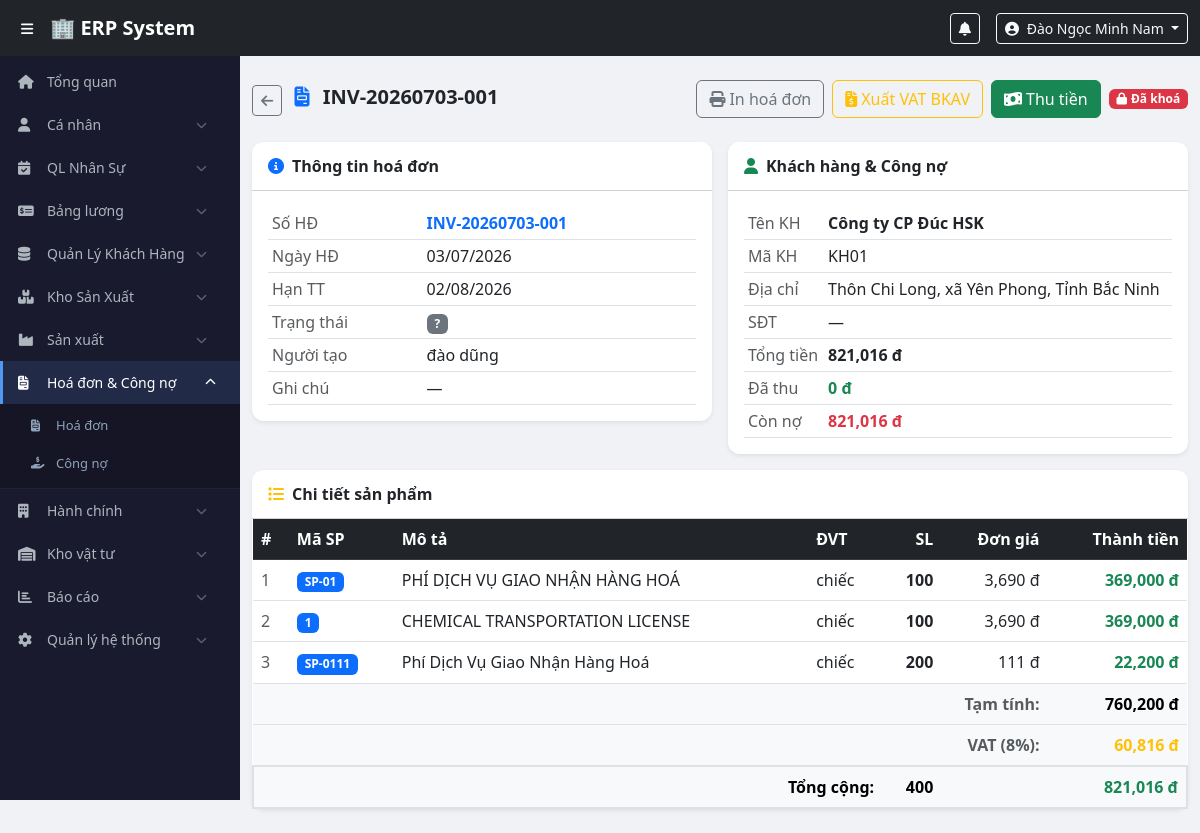
/modules/invoice/invoice_detail.php?id=38 (signed in), run on the app's committed database.
### tables this page shows
CREATE TABLE `invoices` (
  `id` int(11) NOT NULL,
  `invoice_no` varchar(30) NOT NULL,
  `invoice_date` date DEFAULT NULL,
  `due_date` date DEFAULT NULL,
  `customer_id` int(11) NOT NULL,
  `total_amount` decimal(15,0) NOT NULL DEFAULT 0,
  `subtotal` decimal(15,0) NOT NULL DEFAULT 0,
  `vat_rate` decimal(5,2) NOT NULL DEFAULT 0.00,
  `vat_amount` decimal(15,0) NOT NULL DEFAULT 0,
  `note` text DEFAULT NULL,
  `delivery_id` int(11) DEFAULT NULL,
  `status` enum('draft','unpaid','partial','paid','cancelled') DEFAULT 'unpaid',
  `created_by` int(11) DEFAULT NULL,
  `confirmed_by` int(11) DEFAULT NULL,
  `confirmed_at` timestamp NULL DEFAULT NULL,
  `created_at` timestamp NOT NULL DEFAULT current_timestamp(),
  `updated_at` timestamp NOT NULL DEFAULT current_timestamp() ON UPDATE current_timestamp(),
  `bkav_invoice_no` varchar(50) DEFAULT NULL COMMENT 'Số hoá đơn do BKAV cấp',
  `bkav_status` varchar(20) DEFAULT NULL COMMENT 'issued | error | null',
  `bkav_issued_at` datetime DEFAULT NULL COMMENT 'Thời điểm xuất thành công',
  `bkav_raw_response` text DEFAULT NULL COMMENT 'Raw response từ BKAV (debug)',
  `is_locked` tinyint(1) NOT NULL DEFAULT 0 COMMENT '1 = đã khoá, chỉ director sửa được',
  `locked_bkav_no` varchar(50) DEFAULT NULL COMMENT 'Số HĐ BKAV nhập khi khoá',
  `locked_bkav_date` date DEFAULT NULL COMMENT 'Ngày HĐ BKAV nhập khi khoá',
  `locked_at` datetime DEFAULT NULL,
  `locked_by` int(11) DEFAULT NULL
);

CREATE TABLE `users` (
  `id` int(11) NOT NULL,
  `employee_code` varchar(20) NOT NULL,
  `full_name` varchar(100) NOT NULL,
  `username` varchar(50) NOT NULL,
  `password_hash` varchar(255) NOT NULL,
  `email` varchar(100) DEFAULT NULL,
  `phone` varchar(20) DEFAULT NULL,
  `role_id` int(11) NOT NULL,
  `department_id` int(11) DEFAULT NULL,
  `is_active` tinyint(1) DEFAULT 1,
  `created_at` timestamp NOT NULL DEFAULT current_timestamp()
);

CREATE TABLE `customers` (
  `id` int(11) NOT NULL,
  `customer_code` varchar(30) DEFAULT NULL,
  `customer_name` varchar(200) NOT NULL,
  `address` text DEFAULT NULL,
  `tax_code` varchar(20) DEFAULT NULL COMMENT 'Mã số thuế',
  `vat_rate` tinyint(4) NOT NULL DEFAULT 8 COMMENT 'VAT mặc định (%)',
  `contact_person` varchar(100) DEFAULT NULL,
  `phone` varchar(20) DEFAULT NULL,
  `email` varchar(100) DEFAULT NULL,
  `is_active` tinyint(1) DEFAULT 1,
  `created_by` int(11) DEFAULT NULL,
  `created_at` timestamp NOT NULL DEFAULT current_timestamp(),
  `updated_at` timestamp NOT NULL DEFAULT current_timestamp() ON UPDATE current_timestamp()
);

CREATE TABLE `invoice_items` (
  `id` int(11) NOT NULL,
  `invoice_id` int(11) NOT NULL,
  `delivery_note_id` int(11) DEFAULT NULL,
  `delivery_note_item_id` int(11) DEFAULT NULL,
  `product_code_id` int(11) NOT NULL,
  `description` varchar(500) DEFAULT NULL,
  `unit` varchar(50) DEFAULT NULL,
  `quantity` decimal(15,2) NOT NULL DEFAULT 0.00,
  `unit_price` decimal(15,0) NOT NULL DEFAULT 0,
  `total_price` decimal(10,2) DEFAULT NULL
);

CREATE TABLE `product_codes` (
  `id` int(11) NOT NULL,
  `product_code` varchar(50) NOT NULL,
  `product_category` enum('finished_goods','raw_material','consumable','office','equipment','other') NOT NULL DEFAULT 'finished_goods',
  `description` varchar(500) NOT NULL,
  `unit` varchar(20) DEFAULT 'cái',
  `category` varchar(100) DEFAULT NULL,
  `is_active` tinyint(1) DEFAULT 1,
  `created_by` int(11) DEFAULT NULL,
  `created_at` timestamp NOT NULL DEFAULT current_timestamp(),
  `updated_at` timestamp NOT NULL DEFAULT current_timestamp() ON UPDATE current_timestamp()
);

### modules/invoice/invoice_detail.php (the view, shortened to what this page needs)
<?php
$pdo = getDBConnection();
$id  = (int)($_GET['id'] ?? 0);
$inv = $pdo->prepare("
    SELECT i.*, c.customer_name, c.customer_code, c.address, c.phone,
           u.full_name AS created_by_name
    FROM invoices i
    LEFT JOIN customers c ON i.customer_id = c.id
    LEFT JOIN users u     ON i.created_by  = u.id
    WHERE i.id = ?
");
$inv->execute([$id]);
$inv = $inv->fetch(PDO::FETCH_ASSOC);
$items = $pdo->prepare("
    SELECT ii.*, pc.product_code
    FROM invoice_items ii
    JOIN product_codes pc ON ii.product_code_id = pc.id
    WHERE ii.invoice_id = ?
    ORDER BY ii.id
");
$items->execute([$id]);
$items = $items->fetchAll(PDO::FETCH_ASSOC);
$payments = $pdo->prepare("
    SELECT dp.*, u.full_name AS created_by_name
    FROM debt_payments dp
    LEFT JOIN users u ON dp.created_by = u.id
    WHERE dp.invoice_id = ?
    ORDER BY dp.payment_date DESC
");
$payments->execute([$id]);
$payments = $payments->fetchAll(PDO::FETCH_ASSOC);
$totalPaid = array_sum(array_column($payments, 'amount'));
$debt      = $inv['total_amount'] - $totalPaid;
include $_SERVER['DOCUMENT_ROOT'] . '/erp/includes/header.php';
include $_SERVER['DOCUMENT_ROOT'] . '/erp/includes/sidebar.php';
?>
<div class="main-content">
<div class="container-fluid py-4">
    <div class="d-flex justify-content-between align-items-center mb-4">
        <div>
            <a href="index.php" class="btn btn-sm btn-outline-secondary me-2">
                <i class="fas fa-arrow-left"></i>
            </a>
            <span class="fs-5 fw-bold">
                <i class="fas fa-file-invoice me-2 text-primary"></i>
                <?= htmlspecialchars($inv['invoice_no']) ?>
            </span>
        </div>
        <div class="d-flex gap-2">
            <a href="/erp/api/invoice/print_invoice.php?id=<?= $id ?>"
               target="_blank" class="btn btn-outline-secondary">
                <i class="fas fa-print me-1"></i>In hoá đơn
            </a>
            <button class="btn btn-outline-warning btn-vat-detail"
                    data-id="<?= $id ?>"
                    data-bkav="<?= htmlspecialchars($inv['bkav_invoice_no'] ?? '') ?>"
                    title="Xuất hoá đơn VAT BKAV">
                <?php if (!empty($inv['bkav_invoice_no'])): ?>
                    <i class="fas fa-check-circle text-success me-1"></i>BKAV: <?= htmlspecialchars($inv['bkav_invoice_no']) ?>
                <?php else: ?>
                    <i class="fas fa-file-invoice-dollar me-1"></i>Xuất VAT BKAV
                <?php endif; ?>
            </button>
            <?php if ($debt > 0): ?>
            <button class="btn btn-success" data-bs-toggle="modal" data-bs-target="#modalPay">
                <i class="fas fa-money-bill-wave me-1"></i>Thu tiền
            </button>
            <?php endif; ?>
            <?php if (empty($inv['is_locked'])): ?>
            <button class="btn btn-outline-warning btn-lock"
                    data-id="<?= $id ?>"
                    data-no="<?= htmlspecialchars($inv['invoice_no']) ?>"
                    data-bkav="<?= htmlspecialchars($inv['bkav_invoice_no'] ?? '') ?>"
                    title="Khoá hoá đơn (nhập số HĐ BKAV)">
                <i class="fas fa-lock-open me-1"></i>Khoá
            </button>
            <?php else: ?>
            <span class="badge bg-danger align-self-center"
                  title="Đã khoá — Số BKAV: <?= htmlspecialchars($inv['locked_bkav_no'] ?? '') ?> | Ngày: <?= $inv['locked_bkav_date'] ? date('d/m/Y', strtotime($inv['locked_bkav_date'])) : '' ?>"
                  style="cursor:help;">
                <i class="fas fa-lock me-1"></i>Đã khoá
            </span>
            <?php endif; ?>
        </div>
    </div>
    <div class="row g-3">
        <div class="col-md-6">
            <div class="card border-0 shadow-sm">
                <div class="card-header bg-white fw-bold">
                    <i class="fas fa-info-circle me-2 text-primary"></i>Thông tin hoá đơn
                </div>
                <div class="card-body">
                    <table class="table table-sm mb-0">
                        <tr><td class="text-muted w-40">Số HĐ</td>
                            <td class="fw-bold text-primary"><?= htmlspecialchars($inv['invoice_no']) ?></td></tr>
                        <tr><td class="text-muted">Ngày HĐ</td>
                            <td><?= date('d/m/Y', strtotime($inv['invoice_date'])) ?></td></tr>
                        <tr><td class="text-muted">Hạn TT</td>
                            <td><?= $inv['due_date'] ? date('d/m/Y', strtotime($inv['due_date'])) : '—' ?></td></tr>
                        <tr><td class="text-muted">Trạng thái</td>
                            <td><?php
                                $st = ['draft'=>['secondary','Nháp'],'confirmed'=>['success','Đã xác nhận'],'cancelled'=>['danger','Huỷ']];
                                $s  = $st[$inv['status']] ?? ['secondary','?'];
                                echo "<span class='badge bg-{$s[0]}'>{$s[1]}</span>";
                            ?></td></tr>
                        <tr><td class="text-muted">Người tạo</td>
                            <td><?= htmlspecialchars($inv['created_by_name'] ?? '—') ?></td></tr>
                        <tr><td class="text-muted">Ghi chú</td>
                            <td><?= htmlspecialchars($inv['note'] ?? '—') ?></td></tr>
                    </table>
                </div>
            </div>
        </div>
        <div class="col-md-6">
            <div class="card border-0 shadow-sm">
                <div class="card-header bg-white fw-bold">
                    <i class="fas fa-user me-2 text-success"></i>Khách hàng & Công nợ
                </div>
                <div class="card-body">
                    <table class="table table-sm mb-0">
                        <tr><td class="text-muted w-40">Tên KH</td>
                            <td class="fw-bold"><?= htmlspecialchars($inv['customer_name'] ?? '—') ?></td></tr>
                        <tr><td class="text-muted">Mã KH</td>
                            <td><?= htmlspecialchars($inv['customer_code'] ?? '—') ?></td></tr>
                        <tr><td class="text-muted">Địa chỉ</td>
                            <td><?= htmlspecialchars($inv['address'] ?? '—') ?></td></tr>
                        <tr><td class="text-muted">SĐT</td>
                            <td><?= htmlspecialchars($inv['phone'] ?? '—') ?></td></tr>
                        <tr><td class="text-muted">Tổng tiền</td>
                            <td class="fw-bold"><?= number_format($inv['total_amount']) ?> đ</td></tr>
                        <tr><td class="text-muted">Đã thu</td>
                            <td class="text-success fw-bold"><?= number_format($totalPaid) ?> đ</td></tr>
                        <tr><td class="text-muted">Còn nợ</td>
                            <td class="fw-bold <?= $debt > 0 ? 'text-danger' : 'text-success' ?>">
                                <?= number_format($debt) ?> đ
                            </td></tr>
                    </table>
                </div>
            </div>
        </div>
        <div class="col-12">
            <div class="card border-0 shadow-sm">
                <div class="card-header bg-white fw-bold">
                    <i class="fas fa-list me-2 text-warning"></i>Chi tiết sản phẩm
                </div>
                <div class="card-body p-0">
                    <div class="table-responsive">
                        <table class="table table-hover align-middle mb-0">
                            <thead class="table-dark">
                                <tr>
                                    <th>#</th>
                                    <th>Mã SP</th>
                                    <th>Mô tả</th>
                                    <th>ĐVT</th>
                                    <th class="text-end">SL</th>
                                    <th class="text-end">Đơn giá</th>
                                    <th class="text-end">Thành tiền</th>
                                </tr>
                            </thead>
                            <tbody>
                            <?php $i=1; foreach ($items as $it): ?>
                            <tr>
                                <td class="text-muted"><?= $i++ ?></td>
                                <td><span class="badge bg-primary"><?= htmlspecialchars($it['product_code']) ?></span></td>
                                <td><?= htmlspecialchars($it['description']) ?></td>
                                <td><?= htmlspecialchars($it['unit']) ?></td>
                                <td class="text-end fw-bold"><?= number_format($it['quantity']) ?></td>
                                <td class="text-end"><?= number_format($it['unit_price']) ?> đ</td>
                                <td class="text-end fw-bold text-success"><?= number_format($it['total_price']) ?> đ</td>
                            </tr>
                            <?php endforeach; ?>
                            </tbody>
                            <tfoot class="table-light">
                                <tr>
                                    <td colspan="6" class="text-end fw-semibold text-muted">Tạm tính:</td>
                                    <td class="text-end fw-semibold">
                                        <?= number_format($inv['subtotal'] ?? array_sum(array_column($items,'total_price'))) ?> đ
                                    </td>
                                </tr>
                                <tr>
                                    <td colspan="6" class="text-end fw-semibold text-muted">
                                        VAT (<?= number_format((float)($inv['vat_rate'] ?? 0), 0) ?>%):
                                    </td>
                                    <td class="text-end fw-semibold text-warning">
                                        <?= number_format($inv['vat_amount'] ?? 0) ?> đ
                                    </td>
                                </tr>
                                <tr class="border-top border-2">
                                    <td colspan="4" class="text-end fw-bold">Tổng cộng:</td>
                                    <td class="text-end fw-bold">
                                        <?= number_format(array_sum(array_column($items,'quantity'))) ?>
                                    </td>
                                    <td></td>
                                    <td class="text-end fw-bold text-success fs-6">
                                        <?= number_format($inv['total_amount']) ?> đ
                                    </td>
                                </tr>
                            </tfoot>
                        </table>
                    </div>
                </div>
            </div>
        </div>
    </div>
</div>
</div>
<?php include $_SERVER['DOCUMENT_ROOT'] . '/erp/includes/footer.php'; ?>

### assets/css/style.css (style rules this page uses)
body { padding-top: 56px; background: #f0f2f5; font-family: 'Segoe UI', sans-serif; }
.main-content { margin-left: 240px; transition: margin-left 0.3s; min-height: calc(100vh - 56px); }
.card { border-radius: 12px !important; }
.card-header { border-radius: 12px 12px 0 0 !important; padding: 12px 16px; }

### data on the page
invoices: invoice_no "INV-20260703-001", invoice_date "03/07/2026", due_date "02/08/2026", status "?", created_by.full_name "đào dũng", note "—", customer.customer_name "Công ty CP Đúc HSK", customer.customer_code "KH01", customer.address "Thôn Chi Long, xã Yên Phong, Tỉnh Bắc Ninh", customer.phone "—", total_amount "821,016", subtotal "760,200", vat_rate "8", vat_amount "60,816"
invoice_items: product_code.product_code "SP-01", description "PHÍ DỊCH VỤ GIAO NHẬN HÀNG HOÁ", unit "chiếc", quantity "100", unit_price "3,690", total_price "369,000"
invoice_items: product_code.product_code "1", description "CHEMICAL TRANSPORTATION LICENSE", unit "chiếc", quantity "100", unit_price "3,690", total_price "369,000"
invoice_items: product_code.product_code "SP-0111", description "Phí Dịch Vụ Giao Nhận Hàng Hoá", unit "chiếc", quantity "200", unit_price "111", total_price "22,200"

### other printed values
$user['full_name'] "Đào Ngọc Minh Nam"
$totalPaid "0"
array_sum(array_column($items,'quantity')) "400"
